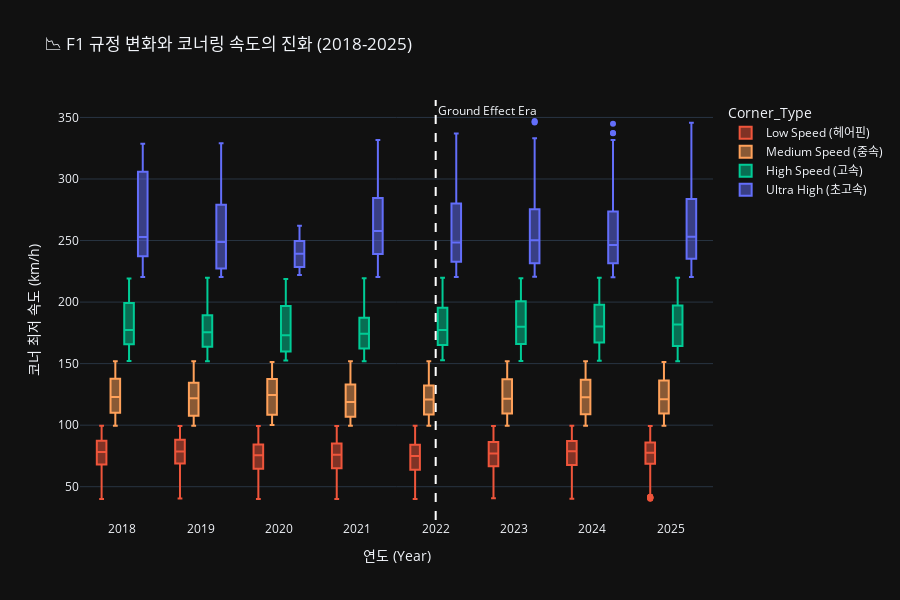

Notebook code for this chart:
### Markdown cell above
**서킷별 코너링 DNA 지도 (Circuit Corner DNA)**
- K-Means 클러스터링을 통한 서킷 성향 분류
- F1 캘린더에 존재하는 서킷들의 수천 개의 코너를 **최적 속도(Apex Speed)** 기준으로 비지도 학습(K-Means, K=4)을 수행하여 4가지 클래스(Low, Medium, High, Ultra High)로 분류
<br/>

- 모나코 vs 제다/라스베가스
    - 모나코(Monaco): 그래프 하단의 모나코는 주황색(Low/Medium) 점들이 빼곡히 있어 지배적입니다. 이는 저속/중속 코너가 많아 평균 속도가 현저히 낮고 기계적 그립이 중요한 서킷임을 증명합니다.
    - 제다(Jeddah) & 라스베가스(Las Vegas): 반면 상단의 제다와 라스베가스는 파란색 점들이 다수 분포합니다. 이는 '스트리트 서킷'임에도 불구하고 공기 역학적 효율성(Aerodynamic Efficiency)이 승패를 가르는 트랙임을 보여줍니다.
- 밸런스의 스즈카
    - 스즈카는 모든 색의 점이 가장 고르게 분포된 서킷 중 하나입니다. 이는 차량의 종합적인 밸런스(Overall Balance)를 극한으로 테스트하는 서킷이라는 명성을 데이터로 뒷받침합니다.

### Code cell
if not df_clustered.empty:
    visualize_corner_evolution(df_clustered)

### Figure 1 — Plotly figure (JSON) as saved in the notebook; plotly's stock layout.template omitted (floating-point values rounded to 4 significant figures; data arrays with more than 128 entries replaced by an {"elided": "..."} marker saying what was removed)
{"data": [{"alignmentgroup": "True", "hovertemplate": "Corner_Type=Low Speed (헤어핀)<br>Year=%{x}<br>ApexSpeed=%{y}<extra></extra>", "legendgroup": "Low Speed (헤어핀)", "marker": {"color": "#EF553B"}, "name": "Low Speed (헤어핀)", "notched": false, "offsetgroup": "Low Speed (헤어핀)", "orientation": "v", "showlegend": true, "x": {"elided": "5662 int values"}, "x0": " ", "xaxis": "x", "y": {"elided": "5662 float values"}, "y0": " ", "yaxis": "y", "type": "box"}, {"alignmentgroup": "True", "hovertemplate": "Corner_Type=Medium Speed (중속)<br>Year=%{x}<br>ApexSpeed=%{y}<extra></extra>", "legendgroup": "Medium Speed (중속)", "marker": {"color": "#FFA15A"}, "name": "Medium Speed (중속)", "notched": false, "offsetgroup": "Medium Speed (중속)", "orientation": "v", "showlegend": true, "x": {"elided": "4076 int values"}, "x0": " ", "xaxis": "x", "y": {"elided": "4076 float values"}, "y0": " ", "yaxis": "y", "type": "box"}, {"alignmentgroup": "True", "hovertemplate": "Corner_Type=High Speed (고속)<br>Year=%{x}<br>ApexSpeed=%{y}<extra></extra>", "legendgroup": "High Speed (고속)", "marker": {"color": "#00CC96"}, "name": "High Speed (고속)", "notched": false, "offsetgroup": "High Speed (고속)", "orientation": "v", "showlegend": true, "x": {"elided": "2577 int values"}, "x0": " ", "xaxis": "x", "y": {"elided": "2577 float values"}, "y0": " ", "yaxis": "y", "type": "box"}, {"alignmentgroup": "True", "hovertemplate": "Corner_Type=Ultra High (초고속)<br>Year=%{x}<br>ApexSpeed=%{y}<extra></extra>", "legendgroup": "Ultra High (초고속)", "marker": {"color": "#636EFA"}, "name": "Ultra High (초고속)", "notched": false, "offsetgroup": "Ultra High (초고속)", "orientation": "v", "showlegend": true, "x": {"elided": "1024 int values"}, "x0": " ", "xaxis": "x", "y": {"elided": "1024 float values"}, "y0": " ", "yaxis": "y", "type": "box"}], "layout": {"xaxis": {"anchor": "y", "domain": [0.0, 1.0], "title": {"text": "연도 (Year)"}}, "yaxis": {"anchor": "x", "domain": [0.0, 1.0], "title": {"text": "코너 최저 속도 (km/h)"}}, "legend": {"title": {"text": "Corner_Type"}, "tracegroupgap": 0}, "title": {"text": "📉 F1 규정 변화와 코너링 속도의 진화 (2018-2025)"}, "boxmode": "group", "height": 600, "shapes": [{"line": {"color": "white", "dash": "dash"}, "type": "line", "x0": 2022, "x1": 2022, "xref": "x", "y0": 0, "y1": 1, "yref": "y domain"}], "annotations": [{"showarrow": false, "text": "Ground Effect Era", "x": 2022, "xanchor": "left", "xref": "x", "y": 1, "yanchor": "top", "yref": "y domain"}]}}
